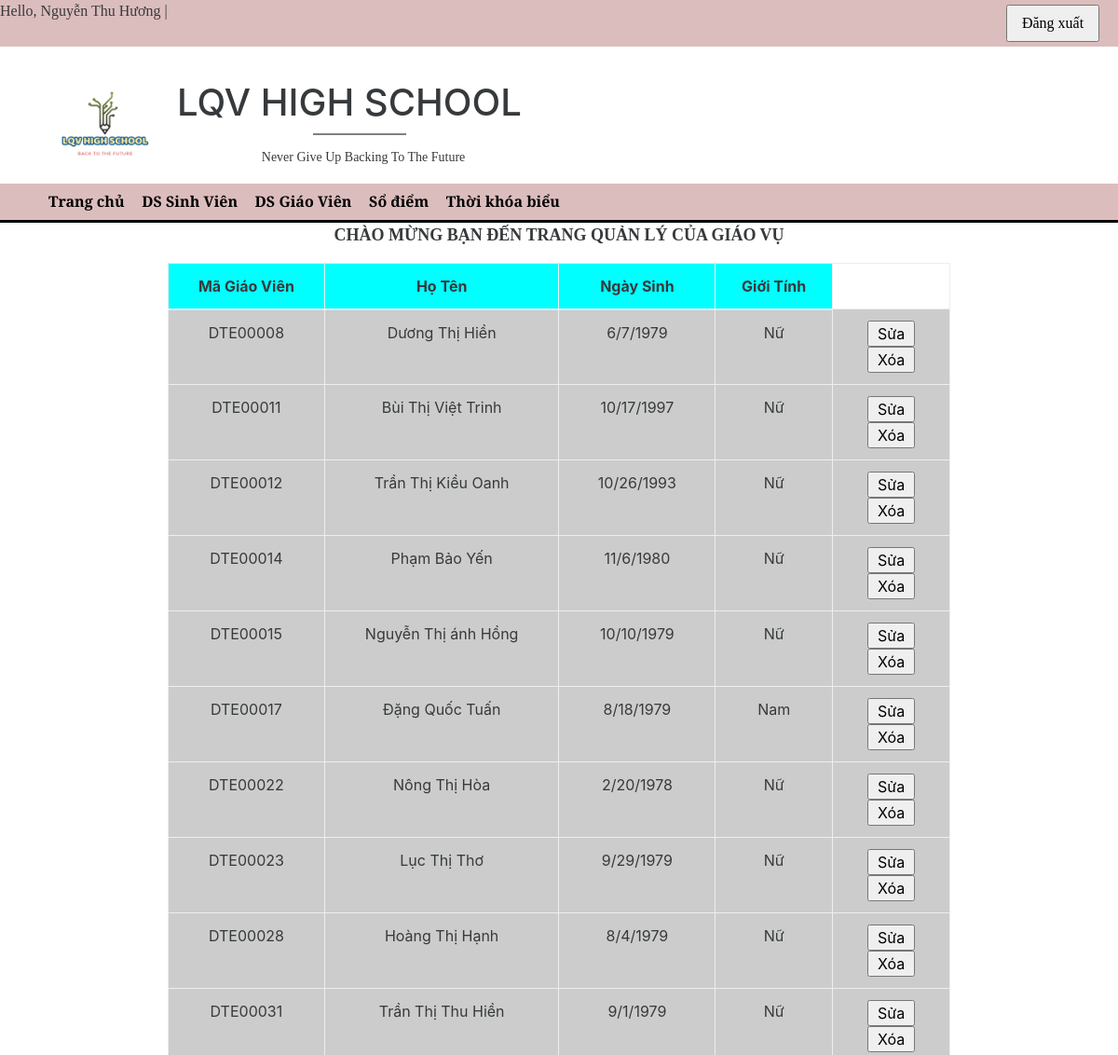
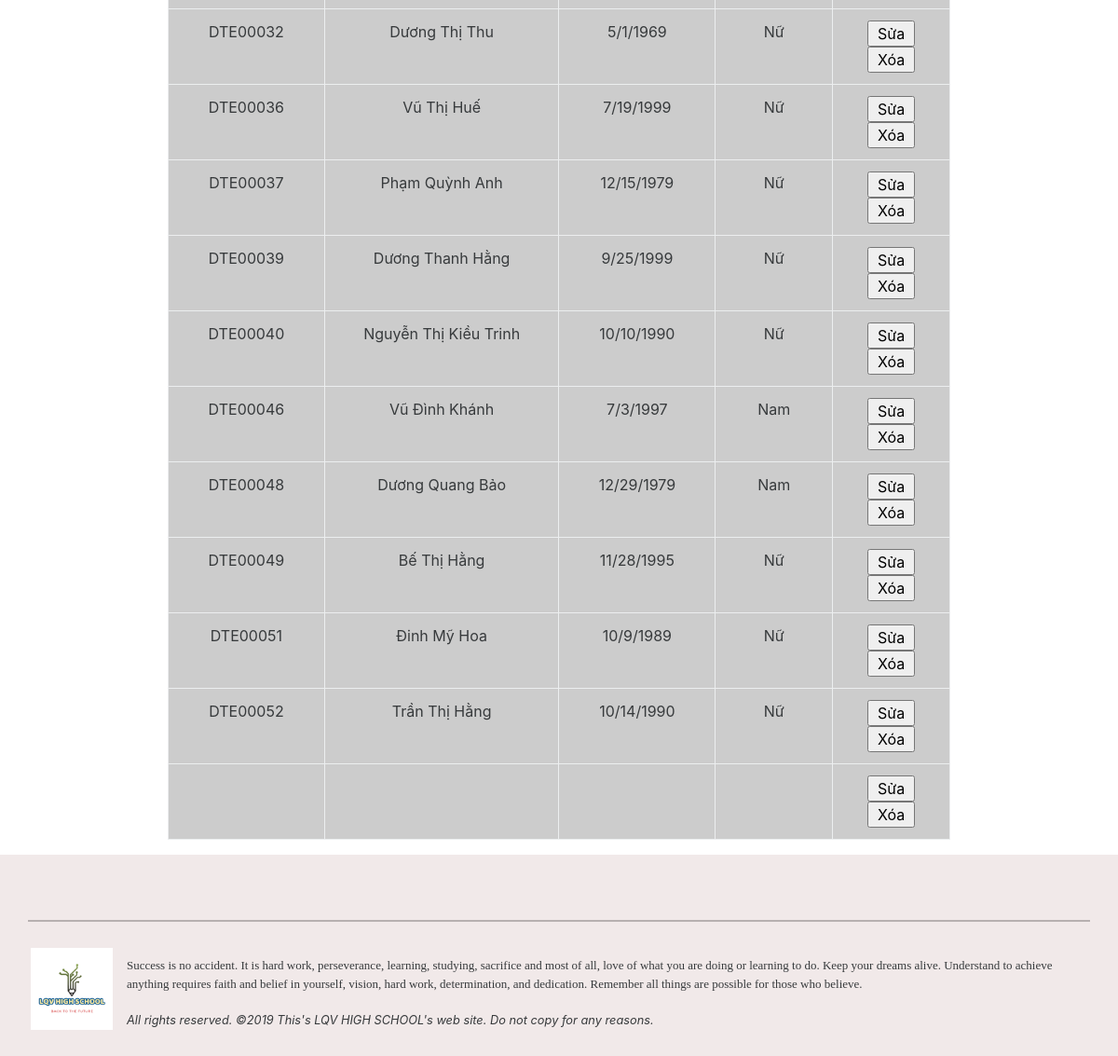
The app's page /index.php?a=3&p=DSGV (signed in) with its own data (2 pictures, top to bottom).
### tables this page shows
CREATE TABLE `giangvien` (
  `MAGV` varchar(9) DEFAULT NULL,
  `HOTEN` varchar(22) DEFAULT NULL,
  `NGAYSINH` varchar(11) DEFAULT NULL,
  `GIOITINH` varchar(4) DEFAULT NULL,
  `MAMH` varchar(4) DEFAULT NULL,
  `MALOP` int(8) DEFAULT NULL
);

### pages/DSGV.php (the view, shortened to what this page needs)
<!DOCTYPE html PUBLIC "-//W3C//DTD XHTML 1.0 Transitional//EN" "http://www.w3.org/TR/xhtml1/DTD/xhtml1-transitional.dtd">
<html xmlns="http://www.w3.org/1999/xhtml">
  <head>
  </head>
  <body>
    <table class="table table-bordered"   border="0" cellspacing="3" cellpadding="3" align="center" style="width: 70%; text-align:center; margin-left: auto;margin-right: auto;">
  <thead>
      <tr bgcolor="#00FFFF">
        <td width="20%" height="39"><strong>Mã Giáo Viên</strong></td>
        <td width="30%"><strong>Họ Tên</strong></td>
        <td width="20%"><strong>Ngày Sinh</strong></td>
        <td width="15%"><strong>Giới Tính</strong></td>
      </tr>
    </thead>
      <?php
        $result=mysqli_query($conn,"SELECT * FROM giangvien");
          while($row=mysqli_fetch_array($result)){
      ?>
      <tr bgcolor="#CCCCCC">
       <td><?php echo $row['MAGV'] ;?></td>
       <td><?php echo $row['HOTEN']; ?></td>
        <td><?php echo $row['NGAYSINH'] ;?></td>
        <td><?php echo $row['GIOITINH'] ;?></td>
        <td>
          <input type="submit" name="button" id="button" value="  Sửa  " onclick="location.href='<?php echo "?p=$p&action=edit&id=".$row['MAGV']; ?>';"/>
          <input type="submit" name="btnxoa" id="btnxoa" value="  Xóa  " onclick="if(confirm(' Bạn muốn xóa không ??')==true){location.href='<?php echo "?p=$p&action=del&id=".$row['MAGV']; ?>'}" />
        </td>
      </tr>
      <?php
    		}
        ?>
    </table>
  </body>
</html>

### index.php (shortened to what this page needs)
<!DOCTYPE html>
<html lang="en">
	<head>
		<link rel="stylesheet" href="vendor/bootstrap.css">
		<link rel="stylesheet" href="vendor/font-awesome.css">
		<link rel="stylesheet" href="css/styleUs.css">
	</head>
	<body >
		<?php include_once "modules/mHeader.php" ?>
		<?php include_once "modules/mContent.php" ?>
		<?php include_once "modules/mFooter.php" ?>
	</body>
</html>

### modules/mHeader.php
<div>
	<?php
		if(isset($_SESSION['HOTEN']))
		{
			include ("modules/mThongTinTaiKhoan.php");
		}
		else
		{
			include ("modules/mDangNhapTaiKhoan.php");
		}
	?>
</div>
<div id = "header">
	<div class="row">
		<div class="logo">
			<a href="index.php"><img src="images/logo.jpg" ></a>
		</div>
		<h1 >LQV HIGH SCHOOL</h1>
		<div id="hr"></div>
		<p id="sub">Never Give Up Backing To The Future</p>
	</div>
</div>

### modules/mThongTinTaiKhoan.php (shortened to what this page needs)
<div id = "frmdn" >
    <link href="css/dangnhap.css" rel="stylesheet" type="text/css" />
    		<?php
    		echo "Hello, ".$_SESSION["HOTEN"]." | ";
    		?>
                    <div id = "dangxuat" style="float: right;" >
                        <button style="width: 100px; height: 40px;margin:5px 20px;">
				<a style="text-decoration:none;color:black;" href="index.php?a=5" class="logout-window">Đăng xuất</a>
			</button>
                    </div>
</div>

### modules/mContent.php (shortened to what this page needs)
<?php
    $a = (isset($_GET['a'])) ? $_GET['a'] : 1;
    switch ($a) {
	case 3:
            include ("pages/pGiaoVu.php");
            break;
    }
?>

### pages/pGiaoVu.php (shortened to what this page needs)
<div class="bottomheader">
	<div class="container">
		<ul>
			<li class="dropdown">
				<a href="?a=3"><b>Trang chủ</b></a>
			</li>
			<li class="dropdown">
				<a href="?a=3&p=DSSV"><b>DS Sinh Viên</b></a>
			</li>
			<li class="dropdown">
				<a href="?a=3&p=DSGV"><b>DS Giáo Viên</b></a>
			</li>
			<li class="dropdown">
				<a href=""><b>Sổ điểm</b></a>
			</li>
			<li class="dropdown">
				<a href=""><b>Thời khóa biểu</b></a>
			</li>
		</ul>
	</div>
	</div>
<div>
	<div>
		<p style="font-family:Tahoma;font-weight: bold;text-align: center;font-size: large">CHÀO MỪNG BẠN ĐẾN TRANG QUẢN LÝ CỦA GIÁO VỤ</p>
	</div>
<?php
				$p=(isset($_GET['p'])?$_GET['p']:'pHome');
				switch($p)
				{
					case "DSGV": 	    require("pages/DSGV.php");
											break;
				}
 ?>
</div>

### modules/mFooter.php (shortened to what this page needs)
<div class="footer">
    <div class="container">
        <div class="row">
			<div class="logoft">
				<a href="index.php"><img src="images/logo.jpg" ></a>
				<div id="desFT">
					<p> Success is no accident. It is hard work, perseverance, learning, studying, sacrifice and most of all, love of what you are doing or learning to do. Keep your dreams alive. Understand to achieve anything requires faith and belief in yourself, vision, hard work, determination, and dedication. Remember all things are possible for those who believe.</p>
					<small id="sm">All rights reserved. ©2019 This's LQV HIGH SCHOOL's web site. Do not copy for any reasons.</small>
				</div>
			</div>
		</div>
    </div>
</div>

### css/styleUs.css (style rules this page uses)
* { margin: 0; padding: 0; }
#header { margin: 70px 0 0 0; height: 127px; width: 100%; }
.bottomheader { background-color: #dcbdbd; height: 41.5px; border-bottom: 3px solid #040505; margin-bottom: 0px; }
div#desFT { padding-top: 12px; }
.logoft { border-top: 2px solid #b7b0b0; padding-top: 25px; }
div#desFT small { font-style: italic; }
.logoft img { float: left; width: 100px; margin: 3px; padding-right: 12px; }
div#hr { width: 100px; height: 1px; border: 1px solid gray; margin-top: 73px; margin-left: -224px; }
h1 { margin-top: 18px; }
.logo img { width: 115px; margin: 6px 20px 6px 70px; font-family: 'Crimson Text', serif; }
#frmdn { width: 100%; height: 50px; background-color: #dcbdbd; float: right; font-family: 'Crimson Text', serif; position: fixed; top: 0; }
p { font-family: 'Crimson Text', serif; font-size: 13px; }
p#sub { margin-top: 88px; margin-left: -155px; font-size: 14px; }
a { font-family: 'Crimson Text', serif; color: #af9999; }
.footer { background-color: #f1e9e9; padding-bottom: 25px; padding-top: 70px; }
ul { list-style-type: none; }
body,html { height: 100%; overflow-x: hidden; }
li a, .dropbtn { display: inline-block; color: black; text-align: center; padding: 7px 7px; text-decoration: none; }
li.dropdown { display: inline-block; }

### records on screen
giangvien: MAGV "DTE00008", HOTEN "Dương Thị Hiền", NGAYSINH "6/7/1979", GIOITINH "Nữ"
giangvien: MAGV "DTE00011", HOTEN "Bùi Thị Việt Trinh", NGAYSINH "10/17/1997", GIOITINH "Nữ"
giangvien: MAGV "DTE00012", HOTEN "Trần Thị Kiều Oanh", NGAYSINH "10/26/1993", GIOITINH "Nữ"
giangvien: MAGV "DTE00014", HOTEN "Phạm Bảo Yến", NGAYSINH "11/6/1980", GIOITINH "Nữ"
giangvien: MAGV "DTE00015", HOTEN "Nguyễn Thị ánh Hồng", NGAYSINH "10/10/1979", GIOITINH "Nữ"
giangvien: MAGV "DTE00017", HOTEN "Đặng Quốc Tuấn", NGAYSINH "8/18/1979", GIOITINH "Nam"
giangvien: MAGV "DTE00022", HOTEN "Nông Thị Hòa", NGAYSINH "2/20/1978", GIOITINH "Nữ"
giangvien: MAGV "DTE00023", HOTEN "Lục Thị Thơ", NGAYSINH "9/29/1979", GIOITINH "Nữ"
giangvien: MAGV "DTE00028", HOTEN "Hoàng Thị Hạnh", NGAYSINH "8/4/1979", GIOITINH "Nữ"
giangvien: MAGV "DTE00031", HOTEN "Trần Thị Thu Hiền", NGAYSINH "9/1/1979", GIOITINH "Nữ"
giangvien: MAGV "DTE00032", HOTEN "Dương Thị Thu", NGAYSINH "5/1/1969", GIOITINH "Nữ"
giangvien: MAGV "DTE00036", HOTEN "Vũ Thị Huế", NGAYSINH "7/19/1999", GIOITINH "Nữ"
giangvien: MAGV "DTE00037", HOTEN "Phạm Quỳnh Anh", NGAYSINH "12/15/1979", GIOITINH "Nữ"
giangvien: MAGV "DTE00039", HOTEN "Dương Thanh Hằng", NGAYSINH "9/25/1999", GIOITINH "Nữ"
giangvien: MAGV "DTE00040", HOTEN "Nguyễn Thị Kiều Trinh", NGAYSINH "10/10/1990", GIOITINH "Nữ"
giangvien: MAGV "DTE00046", HOTEN "Vũ Đình Khánh", NGAYSINH "7/3/1997", GIOITINH "Nam"
giangvien: MAGV "DTE00048", HOTEN "Dương Quang Bảo", NGAYSINH "12/29/1979", GIOITINH "Nam"
giangvien: MAGV "DTE00049", HOTEN "Bế Thị Hằng", NGAYSINH "11/28/1995", GIOITINH "Nữ"
giangvien: MAGV "DTE00051", HOTEN "Đinh Mỹ Hoa", NGAYSINH "10/9/1989", GIOITINH "Nữ"
giangvien: MAGV "DTE00052", HOTEN "Trần Thị Hằng", NGAYSINH "10/14/1990", GIOITINH "Nữ"

### other values on screen
$_SESSION["HOTEN"] "Nguyễn Thu Hương"
